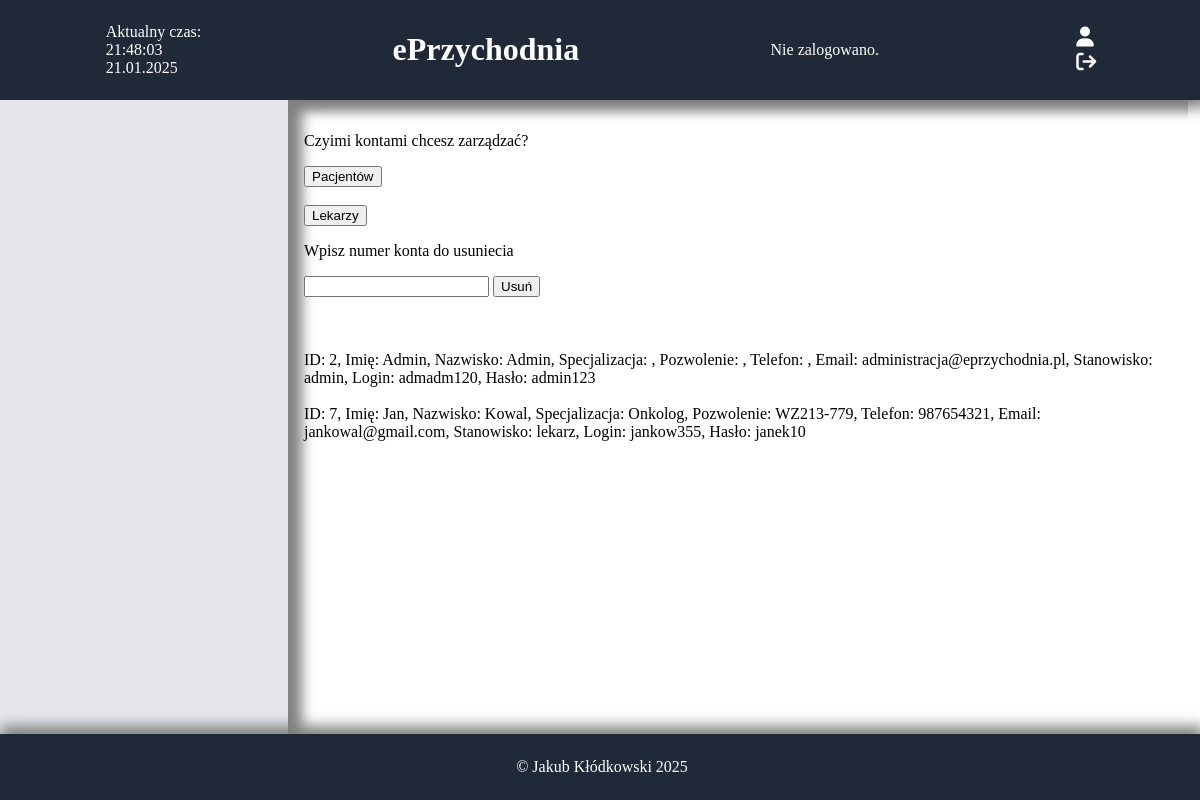
The app's page /zarzadzaj_kontami_lekarzy.php, older data.
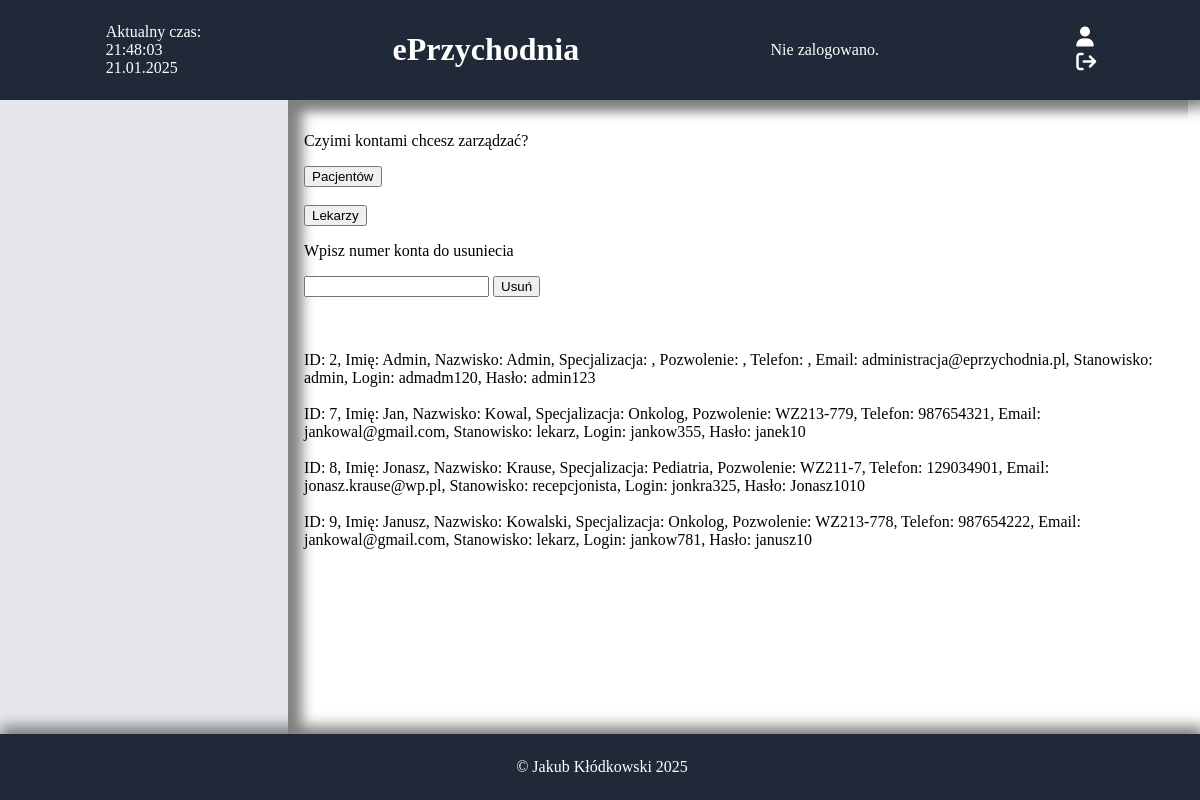
The same page, newer data.
### tables this page shows
CREATE TABLE `pracownik` (
  `id_lekarza` int(10) UNSIGNED NOT NULL,
  `Imie` varchar(50) DEFAULT NULL,
  `Nazwisko` varchar(50) DEFAULT NULL,
  `Specjalizacja` varchar(100) DEFAULT NULL,
  `PWZ` varchar(100) DEFAULT NULL,
  `tel` char(9) DEFAULT NULL,
  `email` varchar(100) DEFAULT NULL,
  `stanowisko` varchar(100) NOT NULL,
  `login` char(9) DEFAULT NULL,
  `haslo` varchar(100) DEFAULT NULL
);

### zarzadzaj_kontami_lekarzy.php (the view, shortened to what this page needs)
<!DOCTYPE html>
<html lang="pl">
<head>
    <link rel="stylesheet" href="https://cdnjs.cloudflare.com/ajax/libs/font-awesome/6.4.2/css/all.min.css">
    <link rel="stylesheet" href="style.css">
</head>
<body>
    <header>
    <div id="data"></div>
        <h1 class="text-xl font-bold text-center flex-1"><a href="index.php">ePrzychodnia</a></h1>
        <?php
            $connect = mysqli_connect("localhost", "root", "", "eprzychodnia");
            $query0 = "SELECT `login` FROM `zalogowani` LIMIT 1";
            $result = mysqli_query($connect, $query0);
            if ($result && mysqli_num_rows($result) > 0) {
                $row = mysqli_fetch_assoc($result);
                $log = $row['login'];
                echo "Zalogowano jako: " . htmlspecialchars($log);
            } else {
                echo "Nie zalogowano.";
            }
        ?>
        <div>
        <form action="zaloguj.php">
    <button class="icon-button"><i class="fa-solid fa-user"></i></button>
</form>
<form action="wyloguj.php">
    <button class="icon-button"><i class="fa fa-sign-out"></i></button>
</form>
    </header>
    <div style="display: flex; flex: 1;">
        <nav>
        </nav>
        <main>
            <div class="index-content">
                <p>Czyimi kontami chcesz zarządzać?</p>
                <form action="zarzadzaj_kontami_pacjentow.php" method="post">
                    <input type="submit" value="Pacjentów">
                </form>
                <br>
                <form action="zarzadzaj_kontami_lekarzy.php" method="post">
                    <input type="submit" value="Lekarzy">
                </form>
                <p>Wpisz numer konta do usuniecia</p>
                <form action="usun_konto_pracownik.php" method="post">
                    <input type="number" name="id_konta" id="i0">
                    <input type="submit" value="Usuń">
                </form>
                <br>
                <br>
                <br>
                <?php
                    $connect = mysqli_connect("localhost", "root", "", "eprzychodnia");
                    $query0="select * from `pracownik`";
                    $result0=mysqli_query($connect,$query0);
                    while($row=mysqli_fetch_assoc($result0)){
                        echo "ID: ".$row['id_lekarza'].", Imię: ".$row['Imie'].", Nazwisko: ".$row['Nazwisko'].", Specjalizacja: ".$row['Specjalizacja'].", Pozwolenie: ".$row['PWZ'].", Telefon: ".$row['tel'].", Email: ".$row['email'].", Stanowisko: ".$row['stanowisko'].", Login: ".$row['login'].", Hasło: ".$row['haslo']."<br><br>";
                    }
                ?>
            </div>
        </main>
    </div>
    <footer>
        <p>&copy; Jakub Kłódkowski 2025</p>
    </footer>
</body>
</html>

### style.css (style rules this page uses)
body { display: flex; flex-direction: column; height: 100vh; margin: 0; width: 99vw; overflow-x: hidden; }
header { background-color: #1f2937; color: white; padding: 10px; width: 100%; display: flex; justify-content: space-around; align-items: center; text-decoration: none; box-shadow: 0px 8px 13px 0px gray; }
nav { background-color: #e5e7eb; width: 256px; padding: 16px; }
main { flex: 1; padding: 16px; box-shadow: inset 14px 8px 13px 0px gray; }
footer { background-color: #1f2937; color: white; text-align: center; padding: 8px; width: 100%; box-shadow: 0px -8px 13px 0px gray; }
.icon-button { color: white; font-size: 1.25rem; background: none; border: none; cursor: pointer; }
h1>a { text-decoration: none; color: white; }

Row changes from the older to the newer data that the page shows:
added pracownik: id_lekarza "8", Imie "Jonasz", Nazwisko "Krause", Specjalizacja "Pediatria", PWZ "WZ211-7", tel "129034901", email "jonasz.krause@wp.pl", stanowisko "recepcjonista", login "jonkra325", haslo "Jonasz1010"
added pracownik: id_lekarza "9", Imie "Janusz", Nazwisko "Kowalski", Specjalizacja "Onkolog", PWZ "WZ213-778", tel "987654222", email "jankowal@gmail.com", stanowisko "lekarz", login "jankow781", haslo "janusz10"
